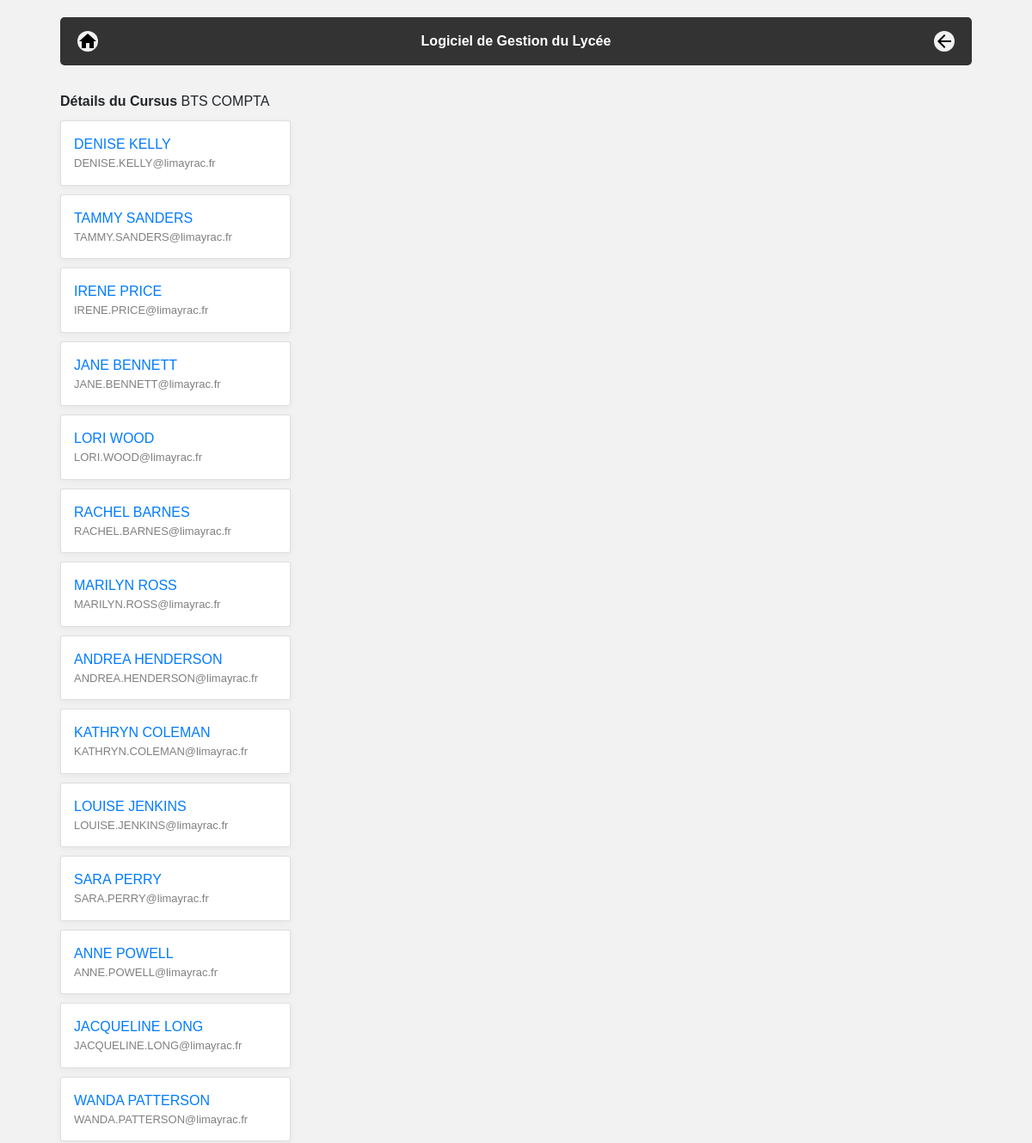
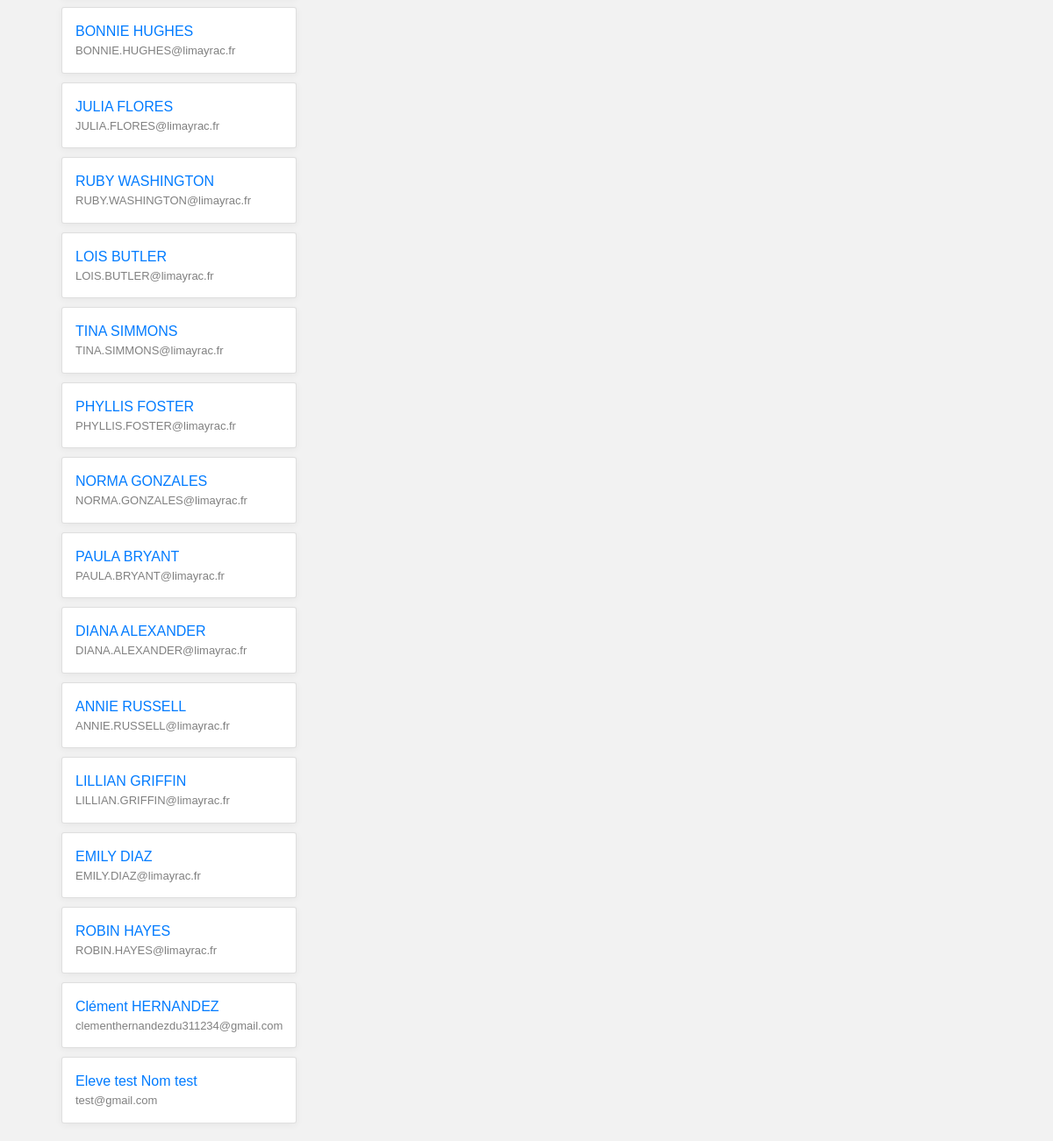
The app's page /lycee/6 with its own data (2 pictures, top to bottom).
### lycee/models.py (models this page shows, shortened)
class Cursus(models.Model):
    name = models.CharField(
        max_length=50,
        blank=False,
        null=True,
        default='Nom'
    )
    year_from_bac = models.SmallIntegerField(
        help_text="year since le bac",
        verbose_name="year",
        blank=False,
        null=True,
        default=1
    )
    scholar_year = models.CharField(
        max_length=9,
        blank=False,
        null=True,
        default='2019-2020'
    )

class Student(models.Model):
    first_name = models.CharField(
        max_length=50,
        blank=False,
        null=False
    )
    birth_date = models.DateField(
        verbose_name='date of birth',
        blank=False,
        null=False
    )
    last_name = models.CharField(
        verbose_name="lastname",
        blank=False,  # pas de champ vide
        null=False,  # pas de champ null (a conjuguer avec default
        default="???",
        max_length=255,  # taille maximale du champ
    )
    phone = models.CharField(
        verbose_name="phonenumber",
        help_text="Phone number of the student",
        blank=False,  # pas de champ vide
        null=False,  # pas de champ null (a conjuguer avec default
        default="0999999999",
        max_length=10,  # taille maximale du champ
    )
    email = models.EmailField(
        verbose_name="email",
        help_text="Email of the student",
        blank=False,  # pas de champ vide
        null=False,  # pas de champ null (a conjuguer avec default
        default="x@y.z",
        max_length=255,  # taille maximale du champ
    )
    comments = models.CharField(
        verbose_name="comments",
        help_text="Some comments about the student",
        blank=True,
        null=False,  # pas de champ null (a conjuguer avec default
        default="",
        max_length=255,  # taille maximale du champ
    )
    cursus = models.ForeignKey(
        Cursus,
        help_text="Cursus of the student",
        on_delete=models.CASCADE,  # necessaire selon la version de Django
        null=True
    )

### lycee/views.py (the view)
# urls.py: url(r'^(?P<cursus_id>[0-9]+)$', views.detail, name='detail'),
def detail(request, cursus_id):
    result_list = Student.objects.filter(cursus_id=cursus_id)
    result_cursus = Cursus.objects.get(id=cursus_id)
    template = loader.get_template('lycee/cursus/detail_cursus.html')
    context = {
        'liste': result_list,
        'cursus': result_cursus,
    }
    return HttpResponse(template.render(context, request))

### lycee/templates/lycee/cursus/detail_cursus.html (shortened to what this page needs)
{% extends "master.html" %}
{% if liste %}
    {% block content %}
        <div class="margin">
            <b>Détails du Cursus </b>
            {{ cursus.name }}
            {% for student in liste %}
                <div class="contain3 card">
                    <a href="/lycee/student/{{student.id}}">{{student.first_name}} {{student.last_name}}</a>
                    <div class="helptext">{{student.email}}</div>
                </div>
            {% endfor %}
        </div>
    {% endblock %}
{% else %}
    <p>No cursus detail to show.</p>
{% endif %}

### lycee/static/style.css (style rules this page uses)
body { background-color: #f2f2f2; max-width: 1100px; margin: auto; }
.margin { margin: 10px; }
.contain3 { padding: 15px; margin: 10px 10px 0px 0px; background: white; border-radius: 3px; }
.helptext { font-size: 13px; color: gray; }
.card { box-shadow: 0 2px 8px rgba(0,0,0,.05); transition: 0.2s; background-color: white!important; }

### lycee/templates/master.html (style rules this page uses)
body { font-family: Arial, Helvetica, sans-serif; }

### records on screen
Cursus: name "BTS COMPTA"
Student: first_name "DENISE", last_name "KELLY", email "DENISE.KELLY@limayrac.fr"
Student: first_name "TAMMY", last_name "SANDERS", email "TAMMY.SANDERS@limayrac.fr"
Student: first_name "IRENE", last_name "PRICE", email "IRENE.PRICE@limayrac.fr"
Student: first_name "JANE", last_name "BENNETT", email "JANE.BENNETT@limayrac.fr"
Student: first_name "LORI", last_name "WOOD", email "LORI.WOOD@limayrac.fr"
Student: first_name "RACHEL", last_name "BARNES", email "RACHEL.BARNES@limayrac.fr"
Student: first_name "MARILYN", last_name "ROSS", email "MARILYN.ROSS@limayrac.fr"
Student: first_name "ANDREA", last_name "HENDERSON", email "ANDREA.HENDERSON@limayrac.fr"
Student: first_name "KATHRYN", last_name "COLEMAN", email "KATHRYN.COLEMAN@limayrac.fr"
Student: first_name "LOUISE", last_name "JENKINS", email "LOUISE.JENKINS@limayrac.fr"
Student: first_name "SARA", last_name "PERRY", email "SARA.PERRY@limayrac.fr"
Student: first_name "ANNE", last_name "POWELL", email "ANNE.POWELL@limayrac.fr"
Student: first_name "JACQUELINE", last_name "LONG", email "JACQUELINE.LONG@limayrac.fr"
Student: first_name "WANDA", last_name "PATTERSON", email "WANDA.PATTERSON@limayrac.fr"
Student: first_name "BONNIE", last_name "HUGHES", email "BONNIE.HUGHES@limayrac.fr"
Student: first_name "JULIA", last_name "FLORES", email "JULIA.FLORES@limayrac.fr"
Student: first_name "RUBY", last_name "WASHINGTON", email "RUBY.WASHINGTON@limayrac.fr"
Student: first_name "LOIS", last_name "BUTLER", email "LOIS.BUTLER@limayrac.fr"
Student: first_name "TINA", last_name "SIMMONS", email "TINA.SIMMONS@limayrac.fr"
Student: first_name "PHYLLIS", last_name "FOSTER", email "PHYLLIS.FOSTER@limayrac.fr"
Student: first_name "NORMA", last_name "GONZALES", email "NORMA.GONZALES@limayrac.fr"
Student: first_name "PAULA", last_name "BRYANT", email "PAULA.BRYANT@limayrac.fr"
Student: first_name "DIANA", last_name "ALEXANDER", email "DIANA.ALEXANDER@limayrac.fr"
Student: first_name "ANNIE", last_name "RUSSELL", email "ANNIE.RUSSELL@limayrac.fr"
Student: first_name "LILLIAN", last_name "GRIFFIN", email "LILLIAN.GRIFFIN@limayrac.fr"
Student: first_name "EMILY", last_name "DIAZ", email "EMILY.DIAZ@limayrac.fr"
Student: first_name "ROBIN", last_name "HAYES", email "ROBIN.HAYES@limayrac.fr"
Student: first_name "Clément", last_name "HERNANDEZ", email "clementhernandezdu311234@gmail.com"
Student: first_name "Eleve test", last_name "Nom test", email "test@gmail.com"
